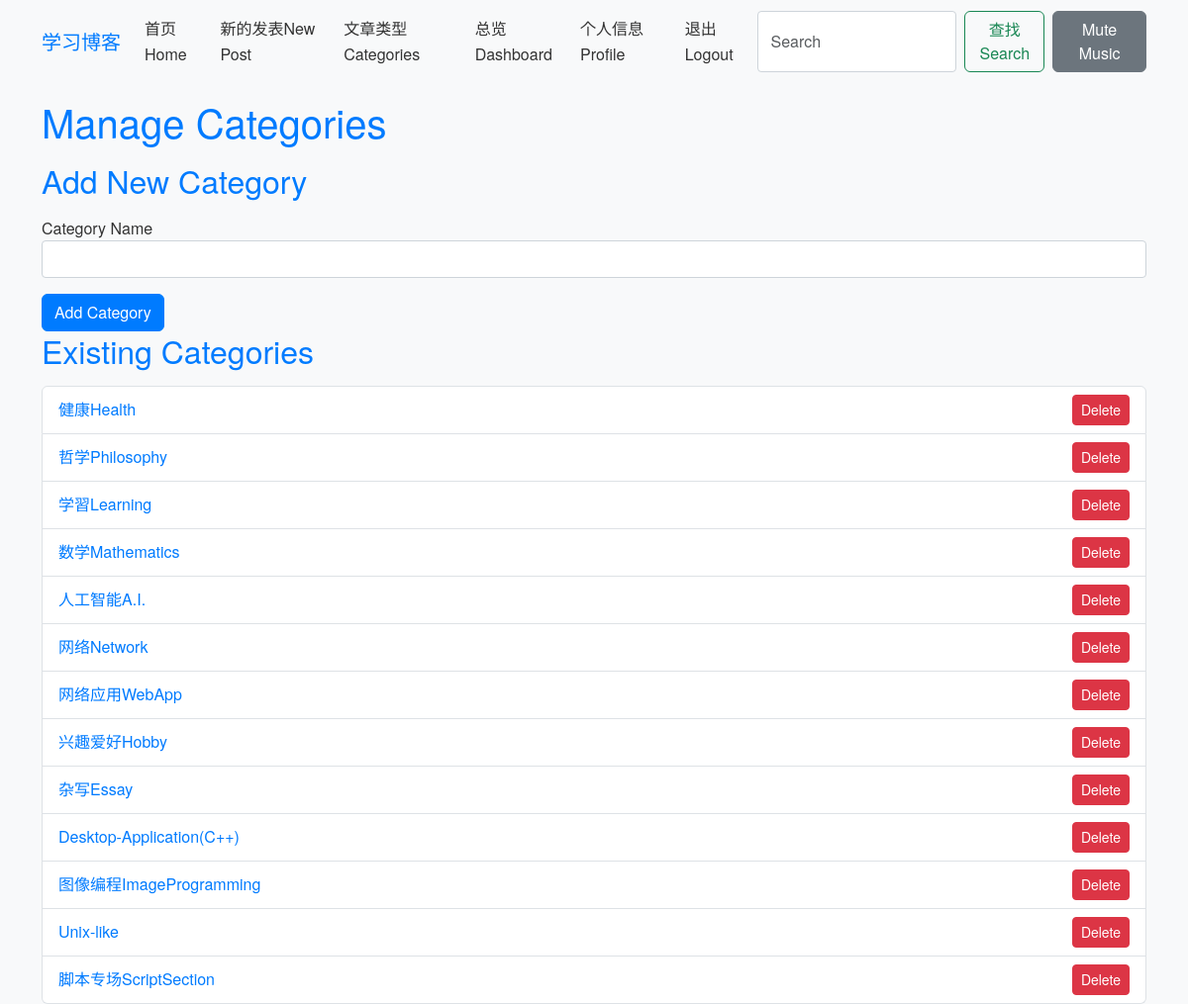
/categories (signed in), run on the app's committed database.
### app/models.py (models this page shows)
class Category(db.Model):
    id = db.Column(db.Integer, primary_key=True)
    name = db.Column(db.String(50), unique=True)
    posts = db.relationship('Post', backref='category', lazy='dynamic')

### app/routes.py (the view)
@bp.route('/categories', methods=['GET', 'POST'])
@login_required
def categories():
    form = CategoryForm()
    if form.validate_on_submit():
        category = Category(name=form.name.data)
        db.session.add(category)
        db.session.commit()
        flash('Category added!')
        return redirect(url_for('main.categories'))
    categories = Category.query.all()
    return render_template('categories.html', form=form, categories=categories)

### app/forms.py (shortened to what this page needs)
class CategoryForm(FlaskForm):
    name = StringField('Category Name', validators=[DataRequired(), Length(min=1, max=50)])
    submit = SubmitField('Add Category')

### app/__init__.py (called while the page is built)
def create_app(config_class=Config):
    app = Flask(__name__)
    app.config.from_object(config_class)
    os.makedirs(app.config['UPLOAD_FOLDER'], exist_ok=True)
    db.init_app(app)
    migrate.init_app(app, db)
    login_manager.init_app(app)
    from app.models import User
    @login_manager.user_loader
    def load_user(user_id):
        return User.query.get(int(user_id))
    from app.routes import bp as main_bp  # Import the blueprint
    app.register_blueprint(main_bp)  # Register the blueprint
    with app.app_context():
        print("Registered routes:", [rule.rule for rule in app.url_map.iter_rules()])
    return app

### app/templates/categories.html (shortened to what this page needs)
{% extends 'base.html' %}
{% block content %}
<h1>Manage Categories</h1>
<h2>Add New Category</h2>
<form action="" method="post">
    <div class="mb-3">
        {{ form.name.label }} {{ form.name(class="form-control") }}
    </div>
    {{ form.submit(class="btn btn-primary") }}
</form>
<h2>Existing Categories</h2>
{% if categories %}
<ul class="list-group">
    {% for category in categories %}
    <li class="list-group-item d-flex justify-content-between align-items-center">
        <a href="{{ url_for('main.category', category_id=category.id) }}">{{ category.name }}</a>
        <form action="{{ url_for('main.delete_category', category_id=category.id) }}" method="post" style="display:inline;">
            <button type="submit" class="btn btn-danger btn-sm" onclick="return confirm('Are you sure you want to delete {{ category.name }}?')">Delete</button>
        </form>
    </li>
    {% endfor %}
</ul>
{% else %}
<p>No categories found.</p>
{% endif %}
{% endblock %}

### app/static/css/style.css (style rules this page uses)
body { font-family: 'Helvetica Neue', Arial, sans-serif; background-color: #f8f9fa; color: #333; line-height: 1.6; margin: 0; padding: 0; }
h1, h2, h3 { color: #007bff; margin-bottom: 1rem; }
a { color: #007bff; text-decoration: none; }
.form-control { border-radius: 0.25rem; border: 1px solid #ced4da; }
.btn-primary { background-color: #007bff; border-color: #007bff; }
.btn-danger { background-color: #dc3545; border-color: #dc3545; }

### data on the page
Category: name "健康Health"
Category: name "哲学Philosophy"
Category: name "学習Learning"
Category: name "数学Mathematics"
Category: name "人工智能A.I."
Category: name "网络Network"
Category: name "网络应用WebApp"
Category: name "兴趣爱好Hobby"
Category: name "杂写Essay"
Category: name "Desktop-Application(C++)"
Category: name "图像编程ImageProgramming"
Category: name "Unix-like"
Category: name "脚本专场ScriptSection"
